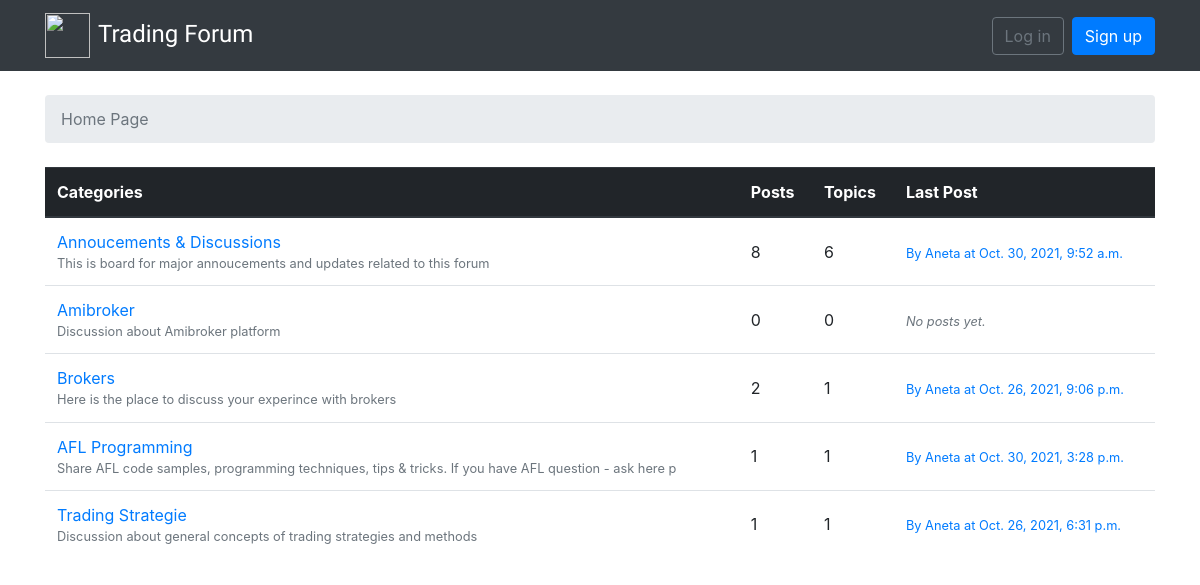
The page / on the database its author committed.
### boards/models.py (models this page shows, shortened)
class Board(models.Model):
    name = models.CharField(max_length=30, unique=True)
    description = models.CharField(max_length=100)
    def get_posts_count(self):
        return Post.objects.filter(topic__board = self).count()
    def get_last_post(self):
        return Post.objects.filter(topic__board = self).order_by('-created_at').first()

class Post(models.Model):
    message = models.TextField(max_length=4000)
    topic = models.ForeignKey(Topic, related_name='posts', on_delete=models.CASCADE)
    created_at = models.DateTimeField(auto_now_add=True)
    updated_at = models.DateTimeField(null=True)
    created_by = models.ForeignKey(User, related_name='posts', on_delete=models.CASCADE)
    updated_by = models.ForeignKey(User, null=True, related_name='+', on_delete=models.CASCADE)

### boards/views.py (the view)
# urls.py: path("", views.HomeView, name = "home"),
def HomeView(request):
    boards = Board.objects.all()
    context = {"boards":boards}
    return render(request, "home.html", context)

### templates/home.html
{% extends "base.html" %}
{% block breadcrumb %}
  <li class="breadcrumb-item active">Home Page</li>
{% endblock %}
{% block content %}
    <table class="table">
      <thead class="thead-dark">
        <tr>
          <th>Categories</th>
          <th>Posts</th>
          <th>Topics</th>
          <th>Last Post</th>
        </tr>
      </thead>
      <tbody>
        {% for board in boards %}
          <tr>
            <td>
              <a href="{% url 'topics' board.pk %}">{{ board.name }}</a>
              <small class="text-muted d-block">{{ board.description }}</small>
            </td>
            <td class="align-middle">
              {{board.get_posts_count}}</td>
            <td class="align-middle">
              {{board.topics.count }}</td>
            <td class="align-middle">
              {% with post=board.get_last_post %}
                {% if post %}
                  <small>
                    <a href="{% url 'topic_posts' board.pk post.topic.pk %}">
                      By {{ post.created_by.username }} at {{ post.created_at }}
                    </a>
                  </small>
                {% else %}
                  <small class="text-muted">
                    <em>No posts yet.</em>
                  </small>
                {% endif %}
              {% endwith %}
            </td>
          </tr>
        {% endfor %}
      </tbody>
    </table>
  {%endblock %}

### rows shown on the page
Board: name "Annoucements & Discussions", description "This is board for major annoucements and updates related to this forum", get_posts_count "8", topics.count "6", get_last_post.created_by.username "Aneta", get_last_post.created_at "Oct. 30, 2021, 9:52 a.m."
Board: name "Amibroker", description "Discussion about Amibroker platform", get_posts_count "0", topics.count "0", shows "No posts yet."
Board: name "Brokers", description "Here is the place to discuss your experince with brokers", get_posts_count "2", topics.count "1", get_last_post.created_by.username "Aneta", get_last_post.created_at "Oct. 26, 2021, 9:06 p.m."
Board: name "AFL Programming", description "Share AFL code samples, programming techniques, tips & tricks. If you have AFL question - ask here p", get_posts_count "1", topics.count "1", get_last_post.created_by.username "Aneta", get_last_post.created_at "Oct. 30, 2021, 3:28 p.m."
Board: name "Trading Strategie", description "Discussion about general concepts of trading strategies and methods", get_posts_count "1", topics.count "1", get_last_post.created_by.username "Aneta", get_last_post.created_at "Oct. 26, 2021, 6:31 p.m."
